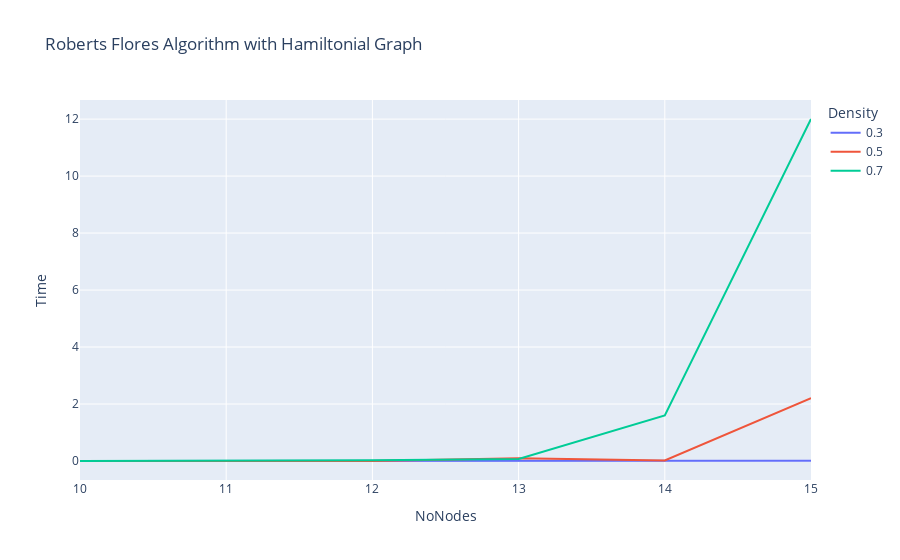

Write notebook code for a chart like this one.
### Code cell
showGraph(df, title="Roberts Flores Algorithm with Hamiltonsial Graph", xLabel="NoNodes")

### Figure 1 — Plotly figure (JSON) as saved in the notebook; plotly's stock layout.template omitted (floating-point values rounded to 4 significant figures)
{"data": [{"hovertemplate": "Density=0.3<br>NoNodes=%{x}<br>Time=%{y}<extra></extra>", "legendgroup": "0.3", "line": {"color": "#636efa", "dash": "solid"}, "marker": {"symbol": "circle"}, "mode": "lines", "name": "0.3", "orientation": "v", "showlegend": true, "type": "scatter", "x": [10, 11, 12, 13, 14, 15], "xaxis": "x", "y": [0.0002224, 0.0004755, 0.001805, 0.001139, 0.006564, 0.01041], "yaxis": "y"}, {"hovertemplate": "Density=0.5<br>NoNodes=%{x}<br>Time=%{y}<extra></extra>", "legendgroup": "0.5", "line": {"color": "#EF553B", "dash": "solid"}, "marker": {"symbol": "circle"}, "mode": "lines", "name": "0.5", "orientation": "v", "showlegend": true, "type": "scatter", "x": [10, 11, 12, 13, 14, 15], "xaxis": "x", "y": [0.0002, 0.001, 0.001009, 0.09634, 0.01842, 2.21], "yaxis": "y"}, {"hovertemplate": "Density=0.7<br>NoNodes=%{x}<br>Time=%{y}<extra></extra>", "legendgroup": "0.7", "line": {"color": "#00cc96", "dash": "solid"}, "marker": {"symbol": "circle"}, "mode": "lines", "name": "0.7", "orientation": "v", "showlegend": true, "type": "scatter", "x": [10, 11, 12, 13, 14, 15], "xaxis": "x", "y": [0.0007287, 0.01446, 0.02558, 0.0734, 1.599, 12.0], "yaxis": "y"}], "layout": {"legend": {"title": {"text": "Density"}, "tracegroupgap": 0}, "title": {"text": "Roberts Flores Algorithm with Hamiltonial Graph"}, "xaxis": {"anchor": "y", "domain": [0, 1], "title": {"text": "NoNodes"}}, "yaxis": {"anchor": "x", "domain": [0, 1], "title": {"text": "Time"}}}}
